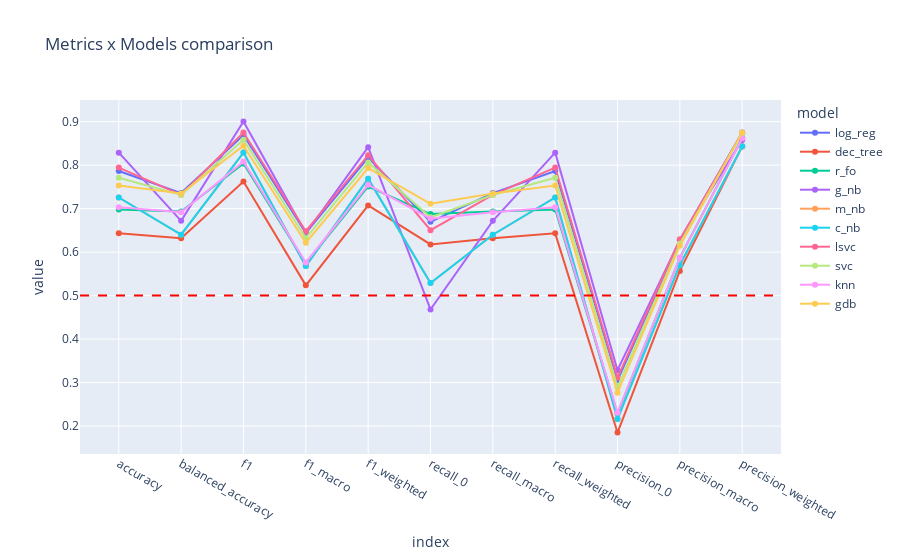

Notebook code cell kept with this figure:
### Code cell
# Line plots of metrics for comparison
lineplot_metrics(data)

### Figure 1 — Plotly figure (JSON) as saved in the notebook; plotly's stock layout.template omitted (floating-point values rounded to 4 significant figures)
{"data": [{"hovertemplate": "model=log_reg<br>index=%{x}<br>value=%{y}<extra></extra>", "legendgroup": "log_reg", "line": {"color": "#636efa", "dash": "solid"}, "marker": {"symbol": "circle"}, "mode": "lines+markers", "name": "log_reg", "orientation": "v", "showlegend": true, "type": "scatter", "x": ["accuracy", "balanced_accuracy", "f1", "f1_macro", "f1_weighted", "recall_0", "recall_macro", "recall_weighted", "precision_0", "precision_macro", "precision_weighted"], "xaxis": "x", "y": [0.7866, 0.7357, 0.8693, 0.6443, 0.8175, 0.6696, 0.7357, 0.7866, 0.3052, 0.6272, 0.8751], "yaxis": "y"}, {"hovertemplate": "model=dec_tree<br>index=%{x}<br>value=%{y}<extra></extra>", "legendgroup": "dec_tree", "line": {"color": "#EF553B", "dash": "solid"}, "marker": {"symbol": "circle"}, "mode": "lines+markers", "name": "dec_tree", "orientation": "v", "showlegend": true, "type": "scatter", "x": ["accuracy", "balanced_accuracy", "f1", "f1_macro", "f1_weighted", "recall_0", "recall_macro", "recall_weighted", "precision_0", "precision_macro", "precision_weighted"], "xaxis": "x", "y": [0.6431, 0.6321, 0.7623, 0.5235, 0.7073, 0.6178, 0.6321, 0.6431, 0.1851, 0.5569, 0.8431], "yaxis": "y"}, {"hovertemplate": "model=r_fo<br>index=%{x}<br>value=%{y}<extra></extra>", "legendgroup": "r_fo", "line": {"color": "#00cc96", "dash": "solid"}, "marker": {"symbol": "circle"}, "mode": "lines+markers", "name": "r_fo", "orientation": "v", "showlegend": true, "type": "scatter", "x": ["accuracy", "balanced_accuracy", "f1", "f1_macro", "f1_weighted", "recall_0", "recall_macro", "recall_weighted", "precision_0", "precision_macro", "precision_weighted"], "xaxis": "x", "y": [0.698, 0.6934, 0.8039, 0.5738, 0.751, 0.6874, 0.6934, 0.698, 0.2291, 0.5871, 0.8627], "yaxis": "y"}, {"hovertemplate": "model=g_nb<br>index=%{x}<br>value=%{y}<extra></extra>", "legendgroup": "g_nb", "line": {"color": "#ab63fa", "dash": "solid"}, "marker": {"symbol": "circle"}, "mode": "lines+markers", "name": "g_nb", "orientation": "v", "showlegend": true, "type": "scatter", "x": ["accuracy", "balanced_accuracy", "f1", "f1_macro", "f1_weighted", "recall_0", "recall_macro", "recall_weighted", "precision_0", "precision_macro", "precision_weighted"], "xaxis": "x", "y": [0.8287, 0.6719, 0.9005, 0.6433, 0.8413, 0.4681, 0.6719, 0.8287, 0.3285, 0.6277, 0.858], "yaxis": "y"}, {"hovertemplate": "model=m_nb<br>index=%{x}<br>value=%{y}<extra></extra>", "legendgroup": "m_nb", "line": {"color": "#FFA15A", "dash": "solid"}, "marker": {"symbol": "circle"}, "mode": "lines+markers", "name": "m_nb", "orientation": "v", "showlegend": true, "type": "scatter", "x": ["accuracy", "balanced_accuracy", "f1", "f1_macro", "f1_weighted", "recall_0", "recall_macro", "recall_weighted", "precision_0", "precision_macro", "precision_weighted"], "xaxis": "x", "y": [0.7256, 0.64, 0.8289, 0.5681, 0.7689, 0.5289, 0.64, 0.7256, 0.2165, 0.5706, 0.8432], "yaxis": "y"}, {"hovertemplate": "model=c_nb<br>index=%{x}<br>value=%{y}<extra></extra>", "legendgroup": "c_nb", "line": {"color": "#19d3f3", "dash": "solid"}, "marker": {"symbol": "circle"}, "mode": "lines+markers", "name": "c_nb", "orientation": "v", "showlegend": true, "type": "scatter", "x": ["accuracy", "balanced_accuracy", "f1", "f1_macro", "f1_weighted", "recall_0", "recall_macro", "recall_weighted", "precision_0", "precision_macro", "precision_weighted"], "xaxis": "x", "y": [0.7256, 0.64, 0.8289, 0.5681, 0.7689, 0.5289, 0.64, 0.7256, 0.2165, 0.5706, 0.8432], "yaxis": "y"}, {"hovertemplate": "model=lsvc<br>index=%{x}<br>value=%{y}<extra></extra>", "legendgroup": "lsvc", "line": {"color": "#FF6692", "dash": "solid"}, "marker": {"symbol": "circle"}, "mode": "lines+markers", "name": "lsvc", "orientation": "v", "showlegend": true, "type": "scatter", "x": ["accuracy", "balanced_accuracy", "f1", "f1_macro", "f1_weighted", "recall_0", "recall_macro", "recall_weighted", "precision_0", "precision_macro", "precision_weighted"], "xaxis": "x", "y": [0.7945, 0.7318, 0.8751, 0.6482, 0.8229, 0.6504, 0.7318, 0.7945, 0.3116, 0.6293, 0.874], "yaxis": "y"}, {"hovertemplate": "model=svc<br>index=%{x}<br>value=%{y}<extra></extra>", "legendgroup": "svc", "line": {"color": "#B6E880", "dash": "solid"}, "marker": {"symbol": "circle"}, "mode": "lines+markers", "name": "svc", "orientation": "v", "showlegend": true, "type": "scatter", "x": ["accuracy", "balanced_accuracy", "f1", "f1_macro", "f1_weighted", "recall_0", "recall_macro", "recall_weighted", "precision_0", "precision_macro", "precision_weighted"], "xaxis": "x", "y": [0.7711, 0.7315, 0.8583, 0.6321, 0.8062, 0.68, 0.7315, 0.7711, 0.2894, 0.6195, 0.8736], "yaxis": "y"}, {"hovertemplate": "model=knn<br>index=%{x}<br>value=%{y}<extra></extra>", "legendgroup": "knn", "line": {"color": "#FF97FF", "dash": "solid"}, "marker": {"symbol": "circle"}, "mode": "lines+markers", "name": "knn", "orientation": "v", "showlegend": true, "type": "scatter", "x": ["accuracy", "balanced_accuracy", "f1", "f1_macro", "f1_weighted", "recall_0", "recall_macro", "recall_weighted", "precision_0", "precision_macro", "precision_weighted"], "xaxis": "x", "y": [0.7031, 0.6918, 0.8081, 0.5761, 0.7548, 0.677, 0.6918, 0.7031, 0.2307, 0.5873, 0.8619], "yaxis": "y"}, {"hovertemplate": "model=gdb<br>index=%{x}<br>value=%{y}<extra></extra>", "legendgroup": "gdb", "line": {"color": "#FECB52", "dash": "solid"}, "marker": {"symbol": "circle"}, "mode": "lines+markers", "name": "gdb", "orientation": "v", "showlegend": true, "type": "scatter", "x": ["accuracy", "balanced_accuracy", "f1", "f1_macro", "f1_weighted", "recall_0", "recall_macro", "recall_weighted", "precision_0", "precision_macro", "precision_weighted"], "xaxis": "x", "y": [0.7531, 0.7348, 0.8446, 0.6216, 0.7933, 0.7111, 0.7348, 0.7531, 0.2768, 0.6148, 0.8751], "yaxis": "y"}], "layout": {"legend": {"title": {"text": "model"}, "tracegroupgap": 0}, "shapes": [{"line": {"color": "red", "dash": "dash"}, "type": "line", "x0": 0, "x1": 1, "xref": "x domain", "y0": 0.5, "y1": 0.5, "yref": "y"}], "title": {"text": "Metrics x Models comparison"}, "xaxis": {"anchor": "y", "domain": [0, 1], "title": {"text": "index"}}, "yaxis": {"anchor": "x", "domain": [0, 1], "dtick": 0.1, "tick0": 0, "title": {"text": "value"}}}}
